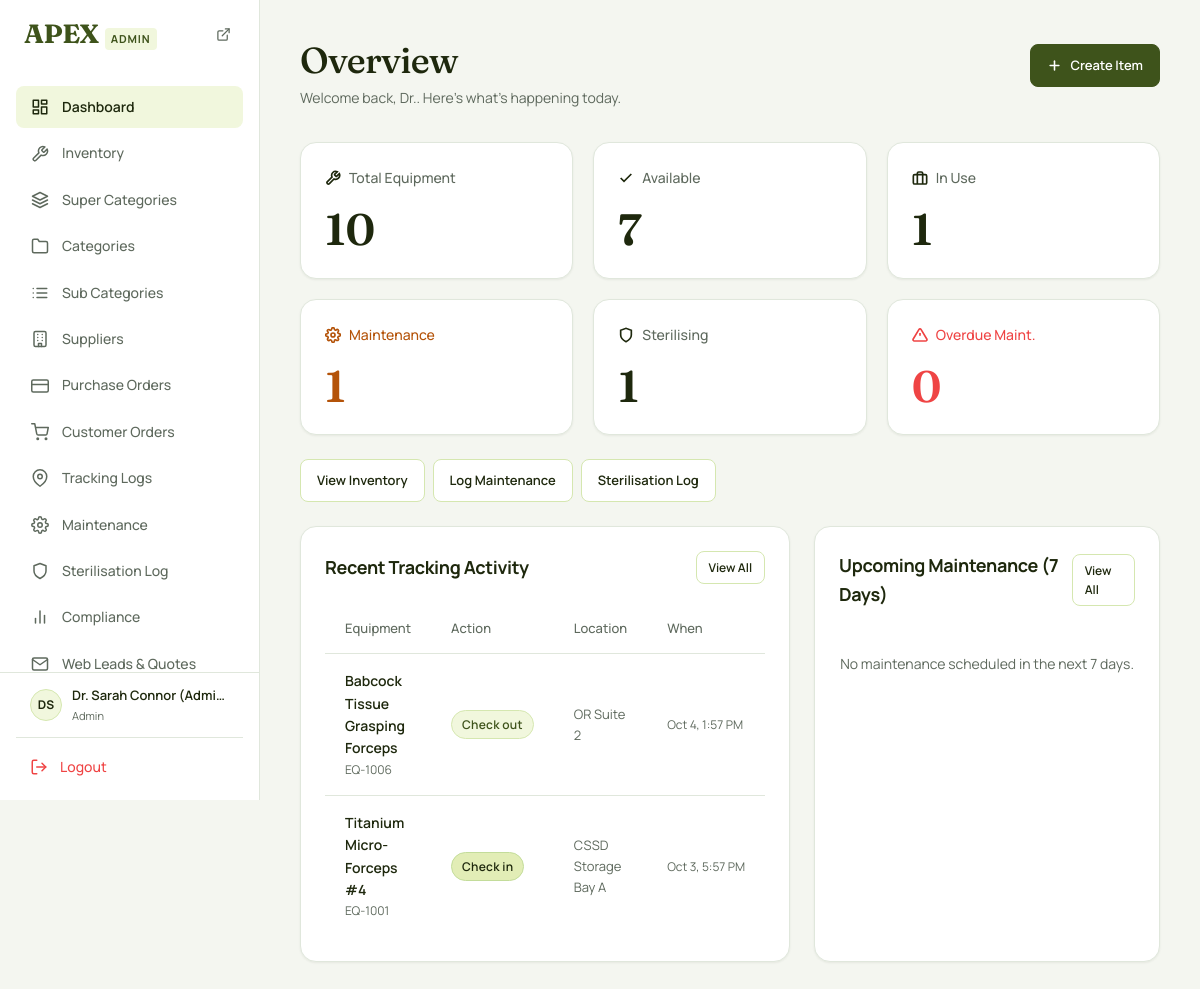
/dashboard.php (signed in), run on the app's committed database.
### tables this page shows
CREATE TABLE `tracking_logs` (
  `id` INT AUTO_INCREMENT PRIMARY KEY,
  `equipment_id` INT NOT NULL,
  `user_id` INT DEFAULT NULL,
  `action` ENUM('check_out', 'check_in', 'transfer') NOT NULL,
  `from_location` VARCHAR(150) DEFAULT NULL,
  `to_location` VARCHAR(150) DEFAULT NULL,
  `notes` TEXT DEFAULT NULL,
  `created_at` DATETIME DEFAULT CURRENT_TIMESTAMP,
  CONSTRAINT `fk_track_equipment` FOREIGN KEY (`equipment_id`) REFERENCES `equipment_inventory`(`id`) ON DELETE CASCADE,
  CONSTRAINT `fk_track_user` FOREIGN KEY (`user_id`) REFERENCES `users`(`id`) ON DELETE SET NULL
);

CREATE TABLE `equipment_inventory` (
  `id` INT AUTO_INCREMENT PRIMARY KEY,
  `equipment_code` VARCHAR(50) NOT NULL UNIQUE,
  `name` VARCHAR(150) NOT NULL,
  `category` VARCHAR(100) NOT NULL,
  `super_category_id` INT DEFAULT NULL,
  `category_id` INT DEFAULT NULL,
  `sub_category_id` INT DEFAULT NULL,
  `status` ENUM('available', 'in_use', 'under_maintenance', 'sterilising', 'retired') NOT NULL DEFAULT 'available',
  `current_location` VARCHAR(150) DEFAULT 'Main Store',
  `last_sterilised_at` DATETIME DEFAULT NULL,
  `purchase_date` DATE DEFAULT NULL,
  `warranty_expiry` DATE DEFAULT NULL,
  `serial_number` VARCHAR(100) DEFAULT NULL,
  `supplier_id` INT DEFAULT NULL,
  `purchase_id` INT DEFAULT NULL,
  `notes` TEXT DEFAULT NULL,
  `created_at` DATETIME DEFAULT CURRENT_TIMESTAMP,
  `updated_at` DATETIME DEFAULT CURRENT_TIMESTAMP ON UPDATE CURRENT_TIMESTAMP,
  CONSTRAINT `fk_equip_supplier` FOREIGN KEY (`supplier_id`) REFERENCES `suppliers`(`id`) ON DELETE SET NULL,
  CONSTRAINT `fk_equip_purchase` FOREIGN KEY (`purchase_id`) REFERENCES `purchases`(`id`) ON DELETE SET NULL,
  CONSTRAINT `fk_equip_super_cat` FOREIGN KEY (`super_category_id`) REFERENCES `super_categories`(`id`) ON DELETE SET NULL,
  CONSTRAINT `fk_equip_cat` FOREIGN KEY (`category_id`) REFERENCES `categories`(`id`) ON DELETE SET NULL,
  CONSTRAINT `fk_equip_subcat` FOREIGN KEY (`sub_category_id`) REFERENCES `sub_categories`(`id`) ON DELETE SET NULL
);

### dashboard.php (the view, shortened to what this page needs)
<?php
$fullName = $_SESSION['full_name'] ?? 'User';
$firstName = explode(' ', $fullName)[0];
try {
    $pdo = getDbConnection();
    $totalsStmt = $pdo->query("
        SELECT
            COUNT(*)                                                  AS total,
            SUM(status = 'available')                                 AS count_available,
            SUM(status = 'in_use')                                    AS count_in_use,
            SUM(status = 'under_maintenance')                         AS count_maintenance,
            SUM(status = 'sterilising')                               AS count_sterilising
        FROM equipment_inventory
        WHERE status != 'retired'
    ");
    $counts = $totalsStmt->fetch();
    $total       = (int) ($counts['total'] ?? 0);
    $available   = (int) ($counts['count_available'] ?? 0);
    $inUse       = (int) ($counts['count_in_use'] ?? 0);
    $maintenance = (int) ($counts['count_maintenance'] ?? 0);
    $sterilising = (int) ($counts['count_sterilising'] ?? 0);
    $overdueStmt = $pdo->query("
        SELECT COUNT(*) AS overdue
        FROM maintenance_records
        WHERE status = 'pending'
          AND scheduled_date IS NOT NULL
          AND scheduled_date < CURDATE()
     ");
    $overdueMaint = (int) $overdueStmt->fetch()['overdue'];
    $logsStmt = $pdo->query("
        SELECT tl.action, tl.to_location AS location, tl.created_at,
               ei.equipment_code, ei.name AS equipment_name,
               u.full_name AS user_name
        FROM tracking_logs tl
        JOIN equipment_inventory ei ON tl.equipment_id = ei.id
        LEFT JOIN users u ON tl.user_id = u.id
        ORDER BY tl.created_at DESC
        LIMIT 5
    ");
    $recentLogs = $logsStmt->fetchAll();
    $maintStmt = $pdo->query("
        SELECT mr.id, mr.equipment_id, mr.type, mr.scheduled_date, mr.status,
               ei.equipment_code, ei.name AS equipment_name
        FROM maintenance_records mr
        JOIN equipment_inventory ei ON mr.equipment_id = ei.id
        WHERE mr.status IN ('pending','in_progress')
          AND mr.scheduled_date BETWEEN CURDATE() AND DATE_ADD(CURDATE(), INTERVAL 7 DAY)
        ORDER BY mr.scheduled_date ASC
        LIMIT 5
    ");
    $upcomingMaint = $maintStmt->fetchAll();
} catch (PDOException $e) {
    error_log('Dashboard error: ' . $e->getMessage());
    $total = $available = $inUse = $maintenance = $sterilising = $overdueMaint = 0;
    $recentLogs = [];
    $upcomingMaint = [];
}
require_once __DIR__ . '/includes/header.php';
require_once __DIR__ . '/includes/sidebar.php';
?>
<main class="main-content">
    <div class="page-header">
        <div>
            <h1 class="page-title">Overview</h1>
            <p class="page-breadcrumb">Welcome back, <?= htmlspecialchars($firstName, ENT_QUOTES, 'UTF-8') ?>. Here's what's happening today.</p>
        </div>
        <div class="flex gap-2">
            <?php if (in_array($role, ['admin'])): ?>
                <a href="/surgical_equipment/equipment/add-equipment.php" class="btn btn-primary">
                    <svg width="15" height="15" viewBox="0 0 24 24" fill="none" stroke="currentColor" stroke-width="2.5" stroke-linecap="round" stroke-linejoin="round"><line x1="12" y1="5" x2="12" y2="19"></line><line x1="5" y1="12" x2="19" y2="12"></line></svg>
                    <span>Create Item</span>
                </a>
            <?php endif; ?>
        </div>
    </div>
    <div class="card-grid mb-6">
        <div class="stat-card">
            <div class="stat-header">
                <span class="stat-icon">
                    <svg width="16" height="16" viewBox="0 0 24 24" fill="none" stroke="currentColor" stroke-width="2.5"><path d="M14.7 6.3a1 1 0 0 0 0 1.4l1.6 1.6a1 1 0 0 0 1.4 0l3.77-3.77a6 6 0 0 1-7.94 7.94l-6.91 6.91a2.12 2.12 0 0 1-3-3l6.91-6.91a6 6 0 0 1 7.94-7.94l-3.76 3.76z"></path></svg>
                </span>
                <span>Total Equipment</span>
            </div>
            <div class="stat-value"><?= number_format($total) ?></div>
        </div>
        <div class="stat-card">
            <div class="stat-header">
                <span class="stat-icon">
                    <svg width="16" height="16" viewBox="0 0 24 24" fill="none" stroke="currentColor" stroke-width="2.5"><polyline points="20 6 9 17 4 12"></polyline></svg>
                </span>
                <span>Available</span>
            </div>
            <div class="stat-value"><?= number_format($available) ?></div>
        </div>
        <div class="stat-card">
            <div class="stat-header">
                <span class="stat-icon">
                    <svg width="16" height="16" viewBox="0 0 24 24" fill="none" stroke="currentColor" stroke-width="2.5"><rect x="2" y="7" width="20" height="14" rx="2" ry="2"></rect><path d="M16 21V5a2 2 0 0 0-2-2h-4a2 2 0 0 0-2 2v16"></path></svg>
                </span>
                <span>In Use</span>
            </div>
            <div class="stat-value"><?= number_format($inUse) ?></div>
        </div>
        <div class="stat-card">
            <div class="stat-header">
                <span class="stat-icon" style="color: var(--color-warning-hover);">
                </span>
                <span style="color: var(--color-warning-hover);">Maintenance</span>
            </div>
            <div class="stat-value" style="color: var(--color-warning-hover);"><?= number_format($maintenance) ?></div>
        </div>
        <div class="stat-card">
            <div class="stat-header">
                <span class="stat-icon">
                    <svg width="16" height="16" viewBox="0 0 24 24" fill="none" stroke="currentColor" stroke-width="2.5"><path d="M12 22s8-4 8-10V5l-8-3-8 3v7c0 6 8 10 8 10z"></path></svg>
                </span>
                <span>Sterilising</span>
            </div>
            <div class="stat-value"><?= number_format($sterilising) ?></div>
        </div>
        <div class="stat-card">
            <div class="stat-header">
                <span class="stat-icon" style="color: var(--color-danger);">
                    <svg width="16" height="16" viewBox="0 0 24 24" fill="none" stroke="currentColor" stroke-width="2.5"><path d="M10.29 3.86L1.82 18a2 2 0 0 0 1.71 3h16.94a2 2 0 0 0 1.71-3L13.71 3.86a2 2 0 0 0-3.42 0z"></path><line x1="12" y1="9" x2="12" y2="13"></line><line x1="12" y1="17" x2="12.01" y2="17"></line></svg>
                </span>
                <span style="color: var(--color-danger);">Overdue Maint.</span>
            </div>
            <div class="stat-value" style="color: var(--color-danger);"><?= number_format($overdueMaint) ?></div>
        </div>
    </div>
    <div class="flex gap-2 mb-6" style="flex-wrap: wrap;">
        <a href="/surgical_equipment/equipment/inventory-list.php" class="btn btn-secondary">View Inventory</a>
        <?php if (in_array($role, ['admin', 'nurse', 'sterilisation_tech'])): ?>
            <a href="/surgical_equipment/maintenance/log-maintenance.php" class="btn btn-secondary">Log Maintenance</a>
            <a href="/surgical_equipment/sterilization/sterilization-log.php" class="btn btn-secondary">Sterilisation Log</a>
        <?php endif; ?>
    </div>
    <div style="display: grid; grid-template-columns: 1fr 1fr; gap: 24px;" class="dashboard-grid">
        <div class="card">
            <div class="card-header">
                <h3 class="card-title">Recent Tracking Activity</h3>
                <a href="/surgical_equipment/tracking/tracking-logs.php" class="btn btn-sm btn-secondary">View All</a>
            </div>
            <?php if (count($recentLogs) > 0): ?>
                <div class="table-container">
                    <table>
                        <thead>
                            <tr>
                                <th>Equipment</th>
                                <th>Action</th>
                                <th>Location</th>
                                <th>When</th>
                            </tr>
                        </thead>
                        <tbody>
                            <?php foreach ($recentLogs as $log): ?>
                                <tr>
                                    <td>
                                        <div style="font-weight:600; color: var(--color-text-heading);">
                                            <?= htmlspecialchars($log['equipment_name'] ?? '—', ENT_QUOTES, 'UTF-8') ?>
                                        </div>
                                        <div class="text-muted" style="font-size: 0.75rem;">
                                            <?= htmlspecialchars($log['equipment_code'] ?? '—', ENT_QUOTES, 'UTF-8') ?>
                                        </div>
                                    </td>
                                    <td>
                                        <span class="status-badge status-<?= ($log['action'] === 'check_in' || $log['action'] === 'sterilised') ? 'available' : 'in_use' ?>">
                                            <?= htmlspecialchars(ucfirst(str_replace('_', ' ', $log['action'] ?? '')), ENT_QUOTES, 'UTF-8') ?>
                                        </span>
                                    </td>
                                    <td class="text-muted" style="font-size: 0.8125rem;">
                                        <?= htmlspecialchars($log['location'] ?? '—', ENT_QUOTES, 'UTF-8') ?>
                                    </td>
                                    <td class="text-muted" style="font-size: 0.75rem; white-space: nowrap;">
                                        <?= !empty($log['created_at']) ? date('M j, g:i A', strtotime($log['created_at'])) : '—' ?>
                                    </td>
                                </tr>
                            <?php endforeach; ?>
                        </tbody>
                    </table>
                </div>
            <?php else: ?>
                <p class="text-muted text-center" style="padding: 24px 0;">No recent tracking activity.</p>
            <?php endif; ?>
        </div>
        <div class="card">
            <div class="card-header">
                <h3 class="card-title">Upcoming Maintenance (7 Days)</h3>
                <a href="/surgical_equipment/maintenance/maintenance-schedule.php" class="btn btn-sm btn-secondary">View All</a>
            </div>
            <?php if (count($upcomingMaint) > 0): ?>
                <div class="table-container">
                    <table>
                        <thead>
                            <tr>
                                <th>Equipment</th>
                                <th>Type</th>
                                <th>Scheduled</th>
                            </tr>
                        </thead>
                        <tbody>
                            <?php foreach ($upcomingMaint as $m): ?>
                                <tr>
                                    <td>
                                        <a href="/surgical_equipment/equipment/equipment-details.php?id=<?= (int) ($m['equipment_id'] ?? 0) ?>"
                                           style="font-weight:600; color: var(--color-text-heading);">
                                            <?= htmlspecialchars($m['equipment_name'] ?? '—', ENT_QUOTES, 'UTF-8') ?>
                                        </a>
                                        <div class="text-muted" style="font-size: 0.75rem;">
                                            <?= htmlspecialchars($m['equipment_code'] ?? '—', ENT_QUOTES, 'UTF-8') ?>
                                        </div>
                                    </td>
                                    <td class="text-muted" style="font-size: 0.8125rem;">
                                        <?= htmlspecialchars(ucfirst(str_replace('_', ' ', $m['type'] ?? '')), ENT_QUOTES, 'UTF-8') ?>
                                    </td>
                                    <td class="text-muted" style="font-size: 0.75rem;">
                                        <?= !empty($m['scheduled_date']) ? date('M j, Y', strtotime($m['scheduled_date'])) : '—' ?>
                                    </td>
                                </tr>
                            <?php endforeach; ?>
                        </tbody>
                    </table>
                </div>
            <?php else: ?>
                <p class="text-muted text-center" style="padding: 24px 0;">No maintenance scheduled in the next 7 days.</p>
            <?php endif; ?>
        </div>
    </div>
</main>
<?php require_once __DIR__ . '/includes/footer.php'; ?>

### data on the page
tracking_logs: equipment.name "Babcock Tissue Grasping Forceps", equipment.equipment_code "EQ-1006", action "Check out", to_location "OR Suite 2", created_at "Oct 4, 1:57 PM"
tracking_logs: equipment.name "Titanium Micro-Forceps #4", equipment.equipment_code "EQ-1001", action "Check in", to_location "CSSD Storage Bay A", created_at "Oct 3, 5:57 PM"

### other printed values
$menuItem['label'] "Dashboard"
$menuItem['label'] "Inventory"
$menuItem['label'] "Super Categories"
$menuItem['label'] "Categories"
$menuItem['label'] "Sub Categories"
$menuItem['label'] "Suppliers"
$menuItem['label'] "Purchase Orders"
$menuItem['label'] "Customer Orders"
$menuItem['label'] "Tracking Logs"
$menuItem['label'] "Maintenance"
$menuItem['label'] "Sterilisation Log"
$menuItem['label'] "Compliance"
$menuItem['label'] "Web Leads & Quotes"
$initials "DS"
$fullName "Dr. Sarah Connor (Admin)"
